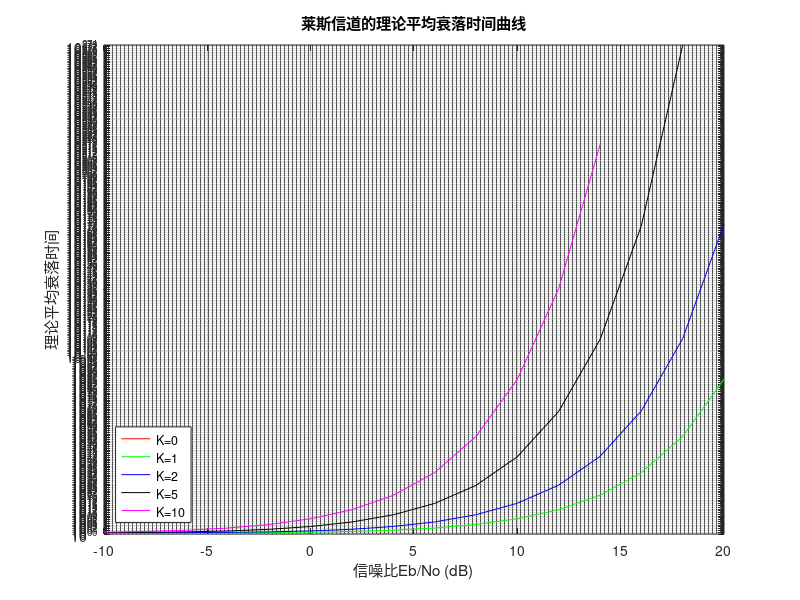

Here is the MATLAB script that generated this plot:
% % 参数设置
% f_c = linspace(1e9, 10e9, 100); % 载波频率范围：1 GHz 到 10 GHz
% v = linspace(10, 100, 100); % 传播速度范围：10 m/s 到 100 m/s
% 
% % 创建网格
% [X, Y] = meshgrid(f_c, v);
% 
% % 计算平均衰落时间
% f_d = Y .* X ./ 3e8; % 多径信号的最大多普勒频移
% T_avg = 1 ./ (2 * pi * f_d); % 平均衰落时间
% 
% % 绘制理论曲线
% figure;
% surf(X, Y, T_avg);
% 
% title('莱斯衰落信道的平均衰落时间');
% xlabel('载波频率 (f_c)');
% ylabel('传播速度 (v)');
% zlabel('平均衰落时间 (T_avg)');

clear all;
close;

% 参数设置
K = [0, 1, 2, 5, 10]; % 莱斯因子K的取值
EbNo_dB = -10:2:20; % 信噪比范围（dB）
EbNo = 10.^(EbNo_dB/10); % 信噪比范围对应的线性值
avg_fading_time = zeros(length(K), length(EbNo_dB)); % 理论平均衰落时间

% 计算平均衰落时间
for i = 1:length(K)
    for j = 1:length(EbNo_dB)
        gamma = K(i) * EbNo(j); % 信道增益
        avg_fading_time(i, j) = sqrt(pi/gamma)*exp(gamma)*(1 + gamma*besseli(0,gamma));
    end
end

% 绘制平均衰落时间曲线
figure;
semilogy(EbNo_dB, avg_fading_time(1,:), 'r-', 'LineWidth', 0.01);
hold on;
semilogy(EbNo_dB, avg_fading_time(2,:), 'g-', 'LineWidth', 0.01);
semilogy(EbNo_dB, avg_fading_time(3,:), 'b-', 'LineWidth', 0.01);
semilogy(EbNo_dB, avg_fading_time(4,:), 'k-', 'LineWidth', 0.01);
semilogy(EbNo_dB, avg_fading_time(5,:), 'm-', 'LineWidth', 0.01);
grid on;
xlabel('信噪比Eb/No (dB)');
ylabel('理论平均衰落时间');
legend('K=0', 'K=1', 'K=2', 'K=5', 'K=10', 'Location', 'southwest');
title('莱斯信道的理论平均衰落时间曲线');

